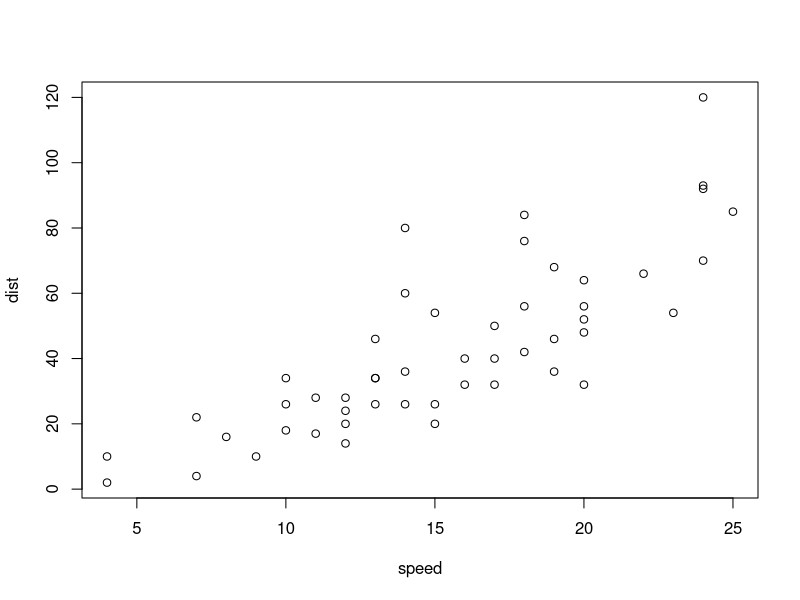
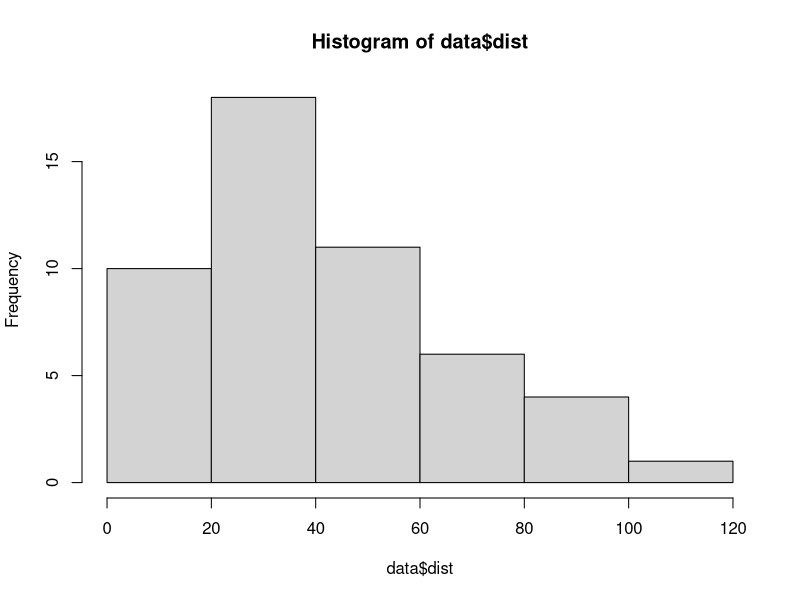
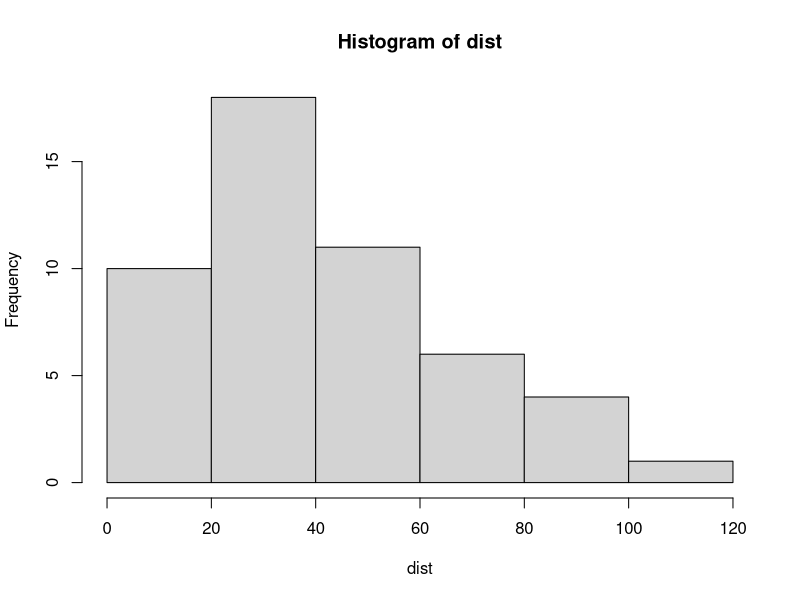

Generate these figures, in order, with R:
data <- cars

plot(data)

hist(data$dist)

# to access the variables within data, we could use attach(cars), then we will have
# access to the variables by simply typing their name, without using $

attach(cars)
hist(dist)


# to view summary statistics about the data
summary(data)

# like "type" in Python, "class" will show you the data type
class(cars)
class(speed)
class(dist)

# length will tell us the number of rows
length(speed) # number of rows
length(cars) # length of the data.frame = # of columns

# return the unique values in a column
unique(speed)

# combine or concatenate values
new_data <- c(1,2,4,5,7,NA)
class(new_data)

# calculating statistics on new_data, how R handles NA values
median(new_data)

# we can call on a parameter of the median function, na.rm = TRUE
median(new_data, na.rm = TRUE)


median(dist)
mean(dist)
# median < mean, skeweed to the right

median(speed)
mean(speed)
# median ~= mean, normal distribution
